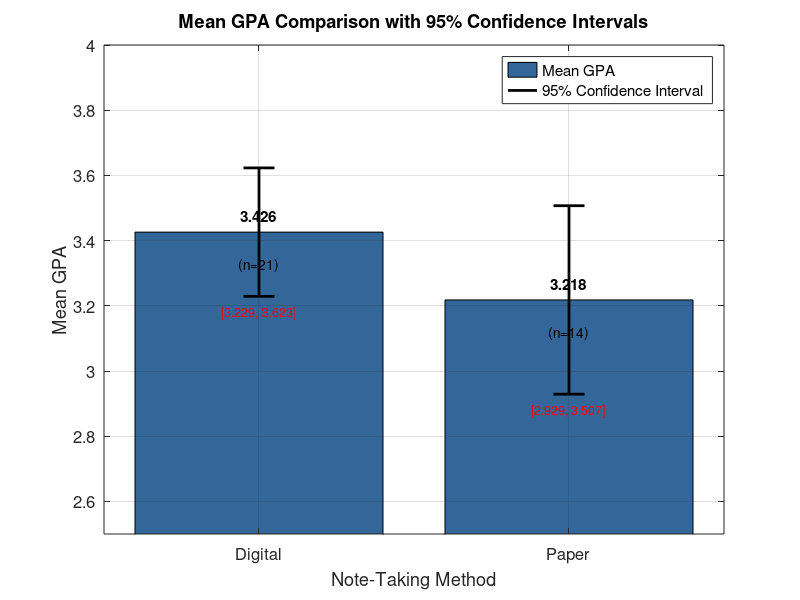

Here is the MATLAB script that generated this plot:
% Graph 3: Mean GPA Comparison with 95% Confidence Intervals (OCTAVE FIXED)
clear; clc;

% Data from your analysis
methods = {'Digital', 'Paper'};
means = [3.426, 3.218];
ci_lower = [3.229, 2.929];
ci_upper = [3.623, 3.507];

% Calculate error bar values (distance from mean to CI bounds)
error_lower = means - ci_lower;
error_upper = ci_upper - means;

% Create figure
figure(3);
clf;

% Create bar chart first
h = bar(means);
set(h, 'FaceColor', [0.2, 0.4, 0.6]);
hold on;

% Manual error bars (since errorbar is problematic in Octave)
for i = 1:length(means)
    % Draw error bar lines manually
    x_pos = i;
    y_mean = means(i);
    y_lower = ci_lower(i);
    y_upper = ci_upper(i);

    % Vertical line for error bar
    plot([x_pos, x_pos], [y_lower, y_upper], 'k-', 'LineWidth', 2);

    % Top cap
    plot([x_pos-0.05, x_pos+0.05], [y_upper, y_upper], 'k-', 'LineWidth', 2);

    % Bottom cap
    plot([x_pos-0.05, x_pos+0.05], [y_lower, y_lower], 'k-', 'LineWidth', 2);
end

% Set up axes and labels AFTER plotting
set(gca, 'XTick', [1, 2]);
set(gca, 'XTickLabel', methods);

% Add all text elements
title('Mean GPA Comparison with 95% Confidence Intervals');
xlabel('Note-Taking Method');
ylabel('Mean GPA');

% Add mean value labels on bars
text(1, means(1) + 0.05, sprintf('%.3f', means(1)), ...
     'HorizontalAlignment', 'center', 'FontWeight', 'bold', 'FontSize', 11);
text(2, means(2) + 0.05, sprintf('%.3f', means(2)), ...
     'HorizontalAlignment', 'center', 'FontWeight', 'bold', 'FontSize', 11);

% Add sample size labels
text(1, means(1) - 0.1, '(n=21)', 'HorizontalAlignment', 'center', 'FontSize', 10);
text(2, means(2) - 0.1, '(n=14)', 'HorizontalAlignment', 'center', 'FontSize', 10);

% Add CI range labels
text(1, ci_lower(1) - 0.05, sprintf('[%.3f, %.3f]', ci_lower(1), ci_upper(1)), ...
     'HorizontalAlignment', 'center', 'FontSize', 9, 'Color', 'red');
text(2, ci_lower(2) - 0.05, sprintf('[%.3f, %.3f]', ci_lower(2), ci_upper(2)), ...
     'HorizontalAlignment', 'center', 'FontSize', 9, 'Color', 'red');

% Set axis properties
ylim([2.5, 4.0]);
set(gca, 'FontSize', 12);
grid on;

% Add legend
legend({'Mean GPA', '95% Confidence Interval'}, 'Location', 'northeast', 'FontSize', 11);

% Final formatting
set(gcf, 'Position', [100, 100, 800, 600]);
set(gcf, 'Color', 'white');

hold off;
drawnow;

% Save the figure
print('mean_comparison_ci.png', '-dpng', '-r300');
fprintf('Graph 3 saved as mean_comparison_ci.png\n');
